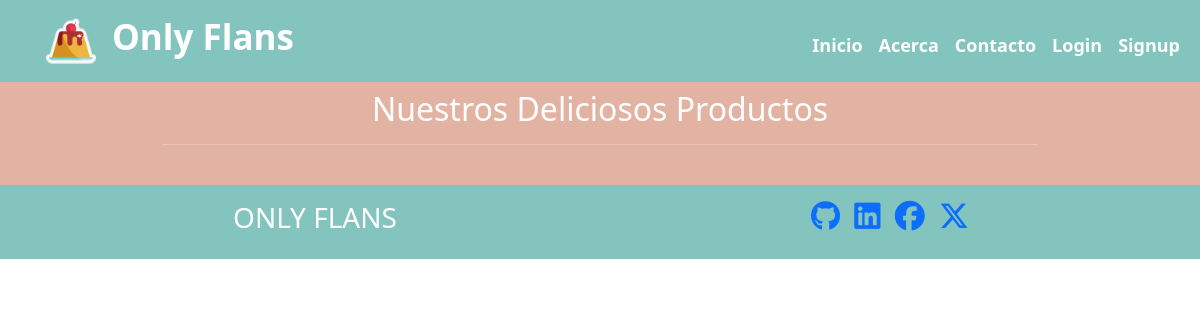
The app's page /, older data.
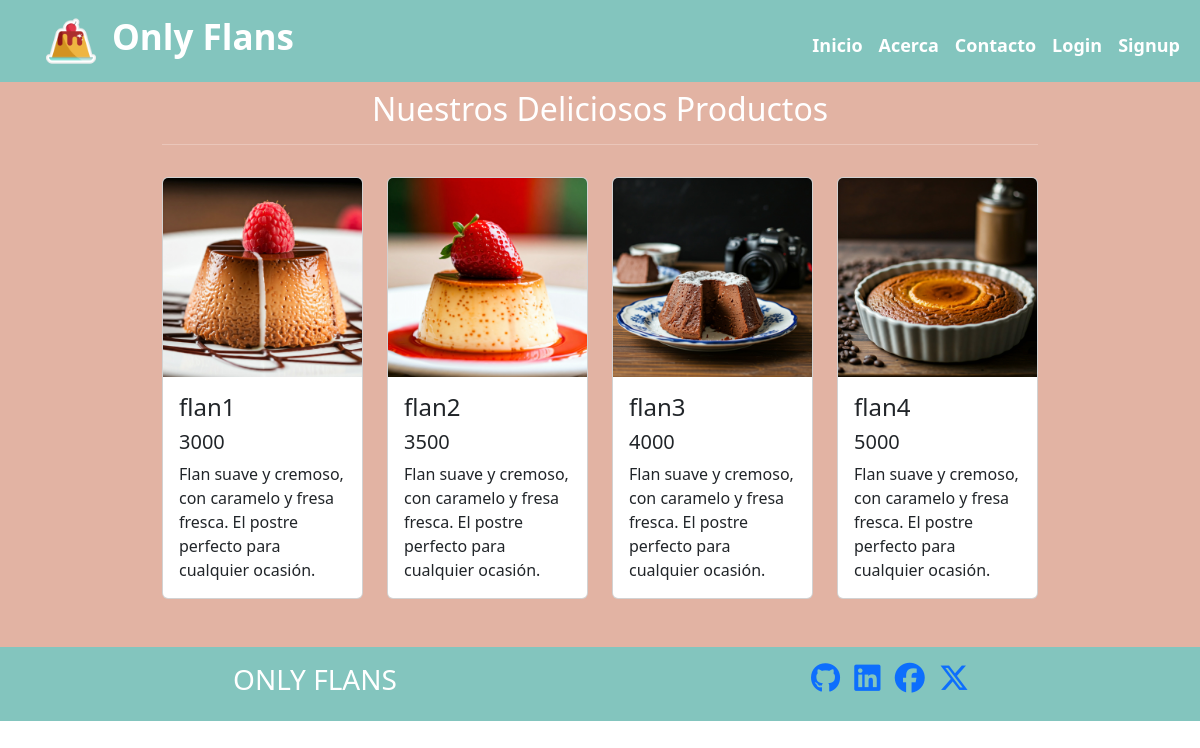
The same page, newer data.
### web/models.py (models this page shows)
class Flan(models.Model):
    flan_uuid = models.UUIDField()
    name = models.CharField(max_length=64)
    precio = models.IntegerField()
    description = models.TextField()
    img_url = models.TextField()
    slug = models.SlugField()
    is_private = models.BooleanField()

### web/views.py (the view)
# urls.py: path('',indice, name="indice"),
def indice(request):
    flanes = Flan.objects.filter(is_private=False)
    return render(request,'index.html',{'flanes':flanes})

### web/templates/index.html (shortened to what this page needs)
{% extends 'base.html' %}
{% block content %}
<section id="highlight" class=" d-flex justify-content-center align-items-center mainSection">
    <div class="w-75 align-items-center container pb-5">
        <h2 class="container mt-2 text-center">Nuestros Deliciosos Productos</h2>
        <hr>
        <div class="row g-4">
            {% for flan in flanes%}
            <div class="col-xl-3 col-md-6 col-sm-12">
                <div class="card mt-3">
                    {% load static %}
                    <img class="card-img-top" src={{flan.img_url}}  alt="Card image cap">
                    <div class="card-body">
                        <h4>{{flan.name}}</h4>
                        <h5>{{flan.precio}}</h5>
                        <p class="card-text">{{flan.description}}</p>
                    </div>
                </div>
            </div>
            {% endfor %}
        </div>
    </div>
</section>
{% endblock %}

Row changes from the older to the newer data that the page shows:
added Flan: img_url (picture), name "flan1", precio "3000", description "Flan suave y cremoso, con caramelo y fresa fresca. El postre perfecto para cualquier ocasión."
added Flan: img_url (picture), name "flan2", precio "3500", description "Flan suave y cremoso, con caramelo y fresa fresca. El postre perfecto para cualquier ocasión."
added Flan: img_url (picture), name "flan3", precio "4000", description "Flan suave y cremoso, con caramelo y fresa fresca. El postre perfecto para cualquier ocasión."
added Flan: img_url (picture), name "flan4", precio "5000", description "Flan suave y cremoso, con caramelo y fresa fresca. El postre perfecto para cualquier ocasión."
